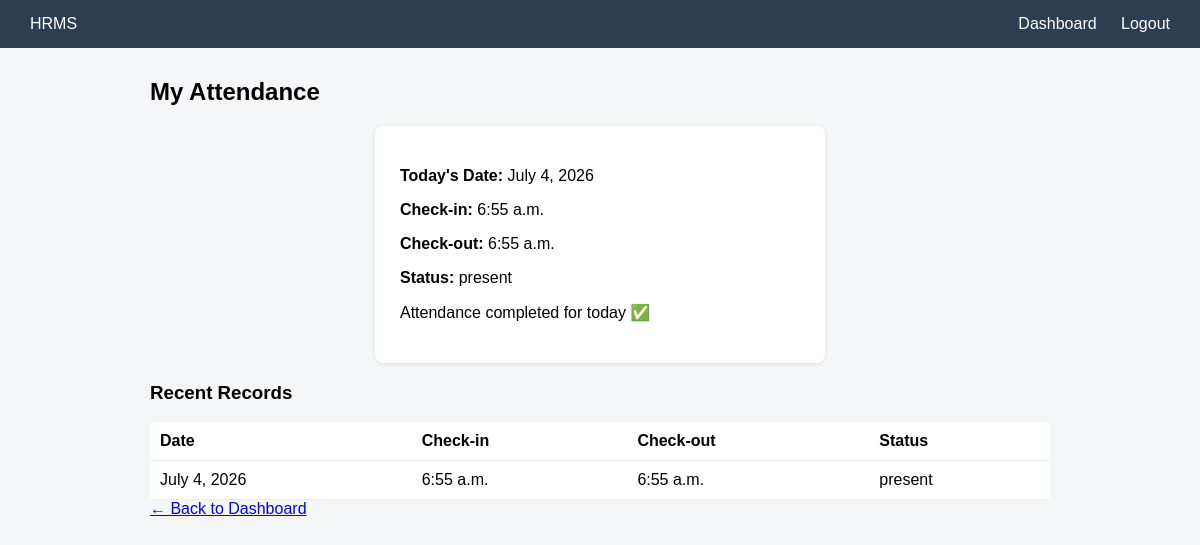
Page /attendance/ (signed in) on the committed database.
### app/models.py (models this page shows, shortened)
class Attendance(models.Model):
    STATUS_CHOICES = (
        ('present', 'Present'),
        ('absent', 'Absent'),
        ('half_day', 'Half Day'),
        ('leave', 'Leave'),
    )
    employee = models.ForeignKey(User, on_delete=models.CASCADE, related_name='attendance_records')
    date = models.DateField(default=timezone.now)
    check_in = models.TimeField(blank=True, null=True)
    check_out = models.TimeField(blank=True, null=True)
    status = models.CharField(max_length=10, choices=STATUS_CHOICES, default='present')
    class Meta:
        unique_together = ('employee', 'date')
        ordering = ['-date']

### app/views.py (the view, shortened to what this page needs)
# urls.py: path('attendance/', views.attendance_view, name='attendance_view'),
@login_required
def attendance_view(request):
    today = timezone.now().date()
    attendance, created = Attendance.objects.get_or_create(
        employee=request.user,
        date=today
    )
    records = Attendance.objects.filter(employee=request.user).order_by('-date')[:30]
    return render(request, 'attendance.html', {
        'today_record': attendance,
        'records': records
    })

### templates/attendance.html (shortened to what this page needs)
{% extends 'base.html' %}
{% block content %}
<h2>My Attendance</h2>
<div class="form-box">
    <p><strong>Today's Date:</strong> {{ today_record.date }}</p>
    <p><strong>Check-in:</strong> {{ today_record.check_in|default:"Not yet" }}</p>
    <p><strong>Check-out:</strong> {{ today_record.check_out|default:"Not yet" }}</p>
    <p><strong>Status:</strong> {{ today_record.status }}</p>
    <form method="POST">
        {% if not today_record.check_in %}
            <button type="submit" name="action" value="check_in">Check In</button>
        {% elif not today_record.check_out %}
            <button type="submit" name="action" value="check_out">Check Out</button>
        {% else %}
            <p>Attendance completed for today ✅</p>
        {% endif %}
    </form>
</div>
<h3>Recent Records</h3>
<table class="data-table">
    <tr>
        <th>Date</th>
        <th>Check-in</th>
        <th>Check-out</th>
        <th>Status</th>
    </tr>
    {% for record in records %}
    <tr>
        <td>{{ record.date }}</td>
        <td>{{ record.check_in|default:"-" }}</td>
        <td>{{ record.check_out|default:"-" }}</td>
        <td>{{ record.status }}</td>
    </tr>
    {% endfor %}
</table>
<a href="{% url 'dashboard' %}">← Back to Dashboard</a>
{% endblock %}

### static/css/style.css (style rules this page uses)
body { font-family: Arial, sans-serif; margin: 0; background: #f4f6f8; }
.form-box { background: white; padding: 25px; border-radius: 8px; box-shadow: 0 1px 4px rgba(0,0,0,0.1); max-width: 400px; margin: 0 auto; }
.data-table { width: 100%; border-collapse: collapse; background: white; margin-top: 10px; }
.data-table th, .data-table td { padding: 10px; border-bottom: 1px solid #eee; text-align: left; }

### rows in the picture
Attendance: date "July 4, 2026", check_in "6:55 a.m.", check_out "6:55 a.m.", status "present"
